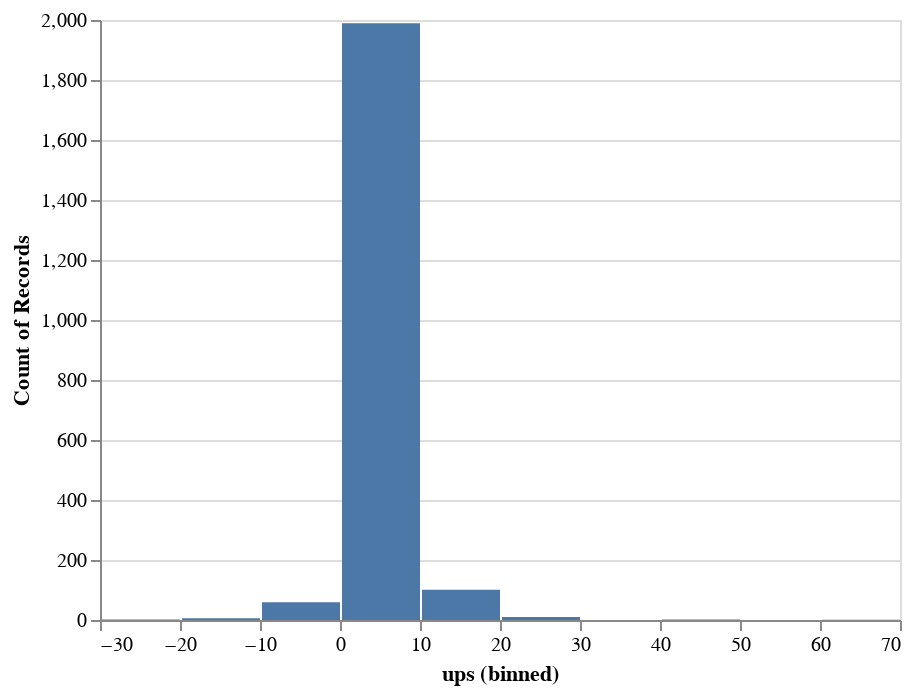

The notebook cell saved with this chart:
### Code cell
alt.Chart(data=comments_df).mark_bar().encode(
    alt.X("ups:Q", bin=True),
    y='count()'
)

### Figure 1 — Vega-Lite specification as saved in the notebook (floating-point values rounded to 4 significant figures; data arrays with more than 128 entries replaced by an {"elided": "..."} marker saying what was removed)
{"config": {"view": {"continuousWidth": 400, "continuousHeight": 300}}, "data": {"name": "data-c3f5f487fdbf2294db15d08f8e0638dc"}, "mark": "bar", "encoding": {"x": {"bin": true, "field": "ups", "type": "quantitative"}, "y": {"aggregate": "count", "type": "quantitative"}}, "$schema": "https://vega.github.io/schema/vega-lite/v4.17.0.json", "datasets": {"data-c3f5f487fdbf2294db15d08f8e0638dc": {"elided": "2170 records"}}}
